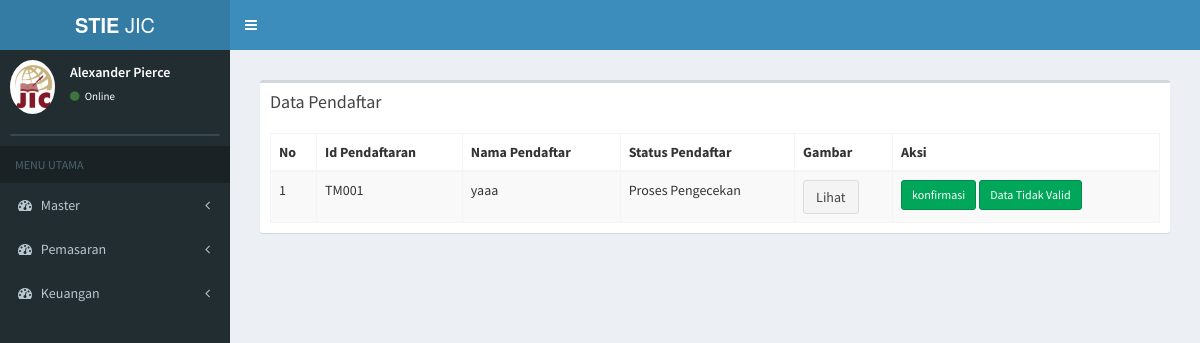
/index.php/finance, run on an earlier commit of the app's database.
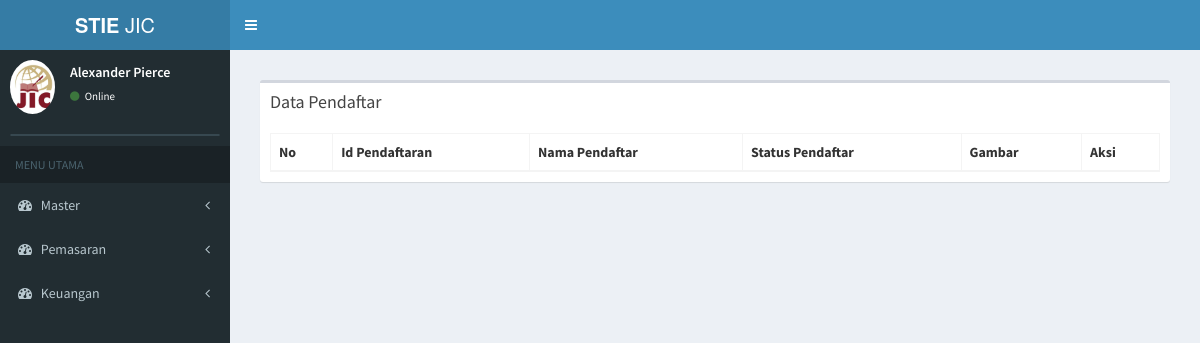
And on a later commit of the database.
### tables this page shows
CREATE TABLE `tb_pendaftaran` (
  `id_pendaftaran` varchar(6) NOT NULL,
  `tanggal_pendaftaran` date NOT NULL,
  `nama_pendaftar` varchar(50) NOT NULL,
  `jk_pendaftar` varchar(20) NOT NULL,
  `id_sekolah2` varchar(6) NOT NULL,
  `jurusan` varchar(20) NOT NULL,
  `alamat` varchar(100) NOT NULL,
  `email` varchar(30) NOT NULL,
  `no_telp` varchar(15) NOT NULL,
  `waktu` varchar(10) NOT NULL,
  `status_bayar` varchar(20) NOT NULL,
  `id_prodi2` varchar(6) NOT NULL,
  `sumber` varchar(30) NOT NULL,
  `ibu_kandung` varchar(30) NOT NULL,
  `bukti_transfer` text NOT NULL,
  `agama` varchar(10) NOT NULL,
  `id_du2` varchar(6) NOT NULL
);

### application/controllers/finance.php (called while the page is built, shortened)
<?php
class Finance extends CI_Controller {
	public function __construct()
	{
		$this->load->model('finance_model');
	}
		public function index()
	{
		$data['main_view'] = 'Finance/finance_view';
		$data['mahasiswa'] = $this->finance_model->data_mahasiswa();
		$this->load->view('template', $data);
	}
}

### index.php (called while the page is built, shortened)
<?php
require_once BASEPATH.'core/CodeIgniter.php';

### application/models/finance_model.php (called while the page is built, shortened)
<?php
class Finance_model extends CI_Model {
	public function data_mahasiswa(){
		return $this->db->where('status_bayar' , 'Proses Pengecekan')
		->order_by('id_pendaftaran','ASC')
		->get('tb_pendaftaran')
		->result();
	}
}

### application/views/Finance/finance_view.php (the view, shortened to what this page needs)
<section class="content">
      <div class="row">
        <div class="col-xs-12">
          <div class="box">
            <div class="box-header">
              <h3 class="box-title">Data Pendaftar</h3>
            </div>
            <div class="box-body">
              <table id="example1" class="table table-bordered table-striped">
                <thead>
                <tr>
                  <th>No</th>
                  <th>Id Pendaftaran</th>
                  <th>Nama Pendaftar</th>
                  <th>Status Pendaftar</th>
                  <th>Gambar</th>
                  <th>Aksi</th>
                </tr>
                </thead>
                <tbody>
                <?php
                $no = 0;
                foreach ($mahasiswa as $data) {
                  echo '
                <tr>
                  <td>'.++$no.'</td>
                  <td name="id_pendaftaran">'.$data->id_pendaftaran.'
                  </td>
                  <td>'.$data->nama_pendaftar.'</td>
                  <td>'.$data->status_bayar.'</td>
                  <td> <button type="button" class="btn btn-default" data-toggle="modal" data-target="#modal-default">
                    Lihat
              </button>
                  </td>
                  <td>
                  <a href="'.base_url('finance/konfirmasi/'.$data->id_pendaftaran).'" class="btn btn-success btn-sm" >konfirmasi </a>
                  <a href="'.base_url('finance/konfirmasi_gagal/'.$data->id_pendaftaran).'" class="btn btn-success btn-sm" >Data Tidak Valid </a>
                </tr>
                <div class="modal fade" id="modal-default">
          <div class="modal-dialog">
            <div class="modal-content">
              <div class="modal-header">
                <button type="button" class="close" data-dismiss="modal" aria-label="Close">
                  <span aria-hidden="true">&times;</span></button>
                <h4 class="modal-title">Default Modal</h4>
              </div>
              <div class="modal-body">
                <img style="height:400px;" src= '.base_url('uploads/'.$data->bukti_transfer.''). '>
              </div>
              <div class="modal-footer">
                <button type="button" class="btn btn-default pull-left" data-dismiss="modal">Close</button>
                <button type="button" class="btn btn-primary">Save changes</button>
              </div>
            </div>
          </div>
        </div>
                ';
              }
              ?>
                </tbody>
              </table>
            </div>
          </div>
        </div>
      </div>
    </section>

What changed in the data, as far as the page shows it:
no longer on this page (row edited): tb_pendaftaran: id_pendaftaran "TM001", nama_pendaftar "yaaa", status_bayar "Proses Pengecekan"
